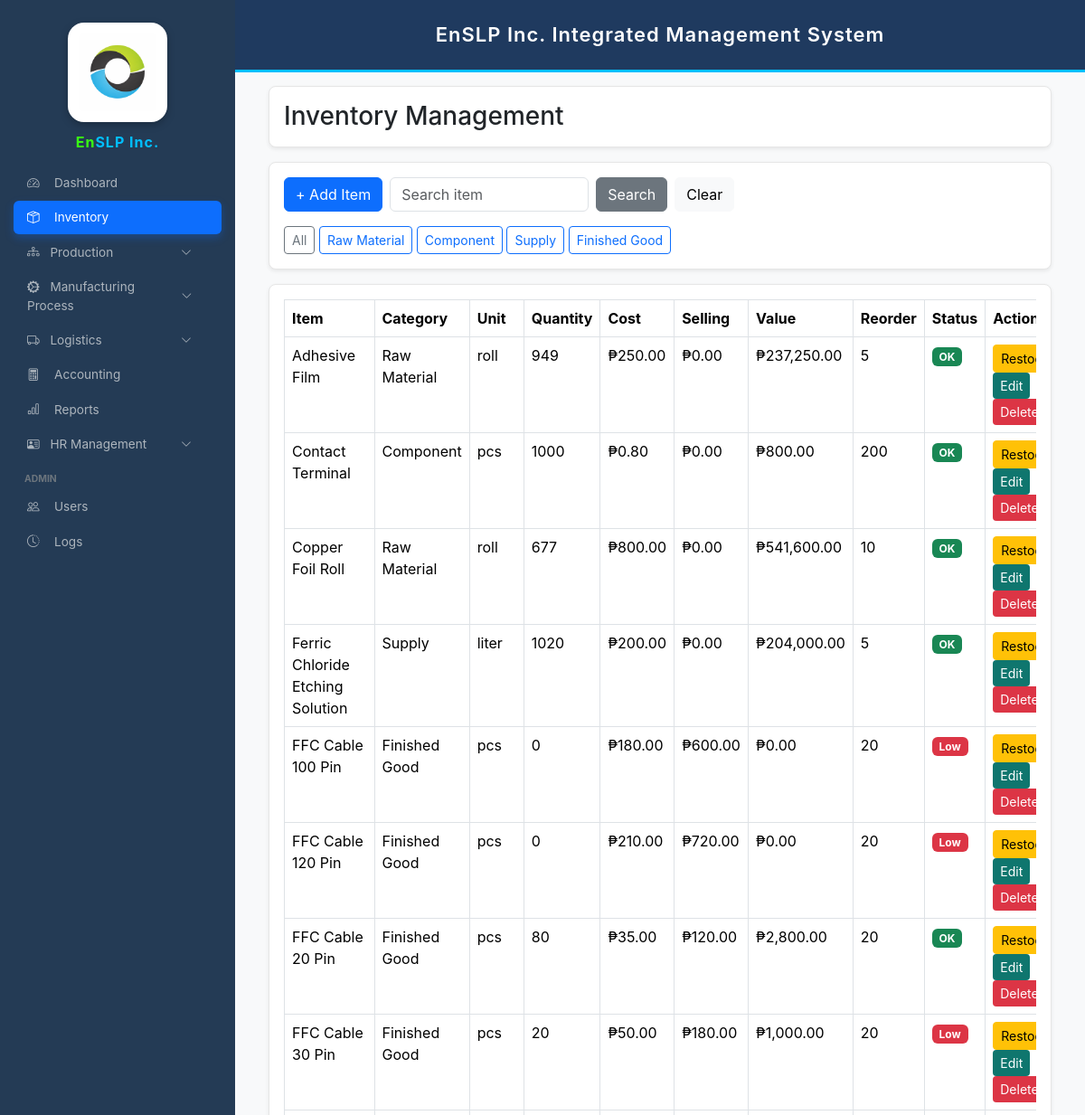
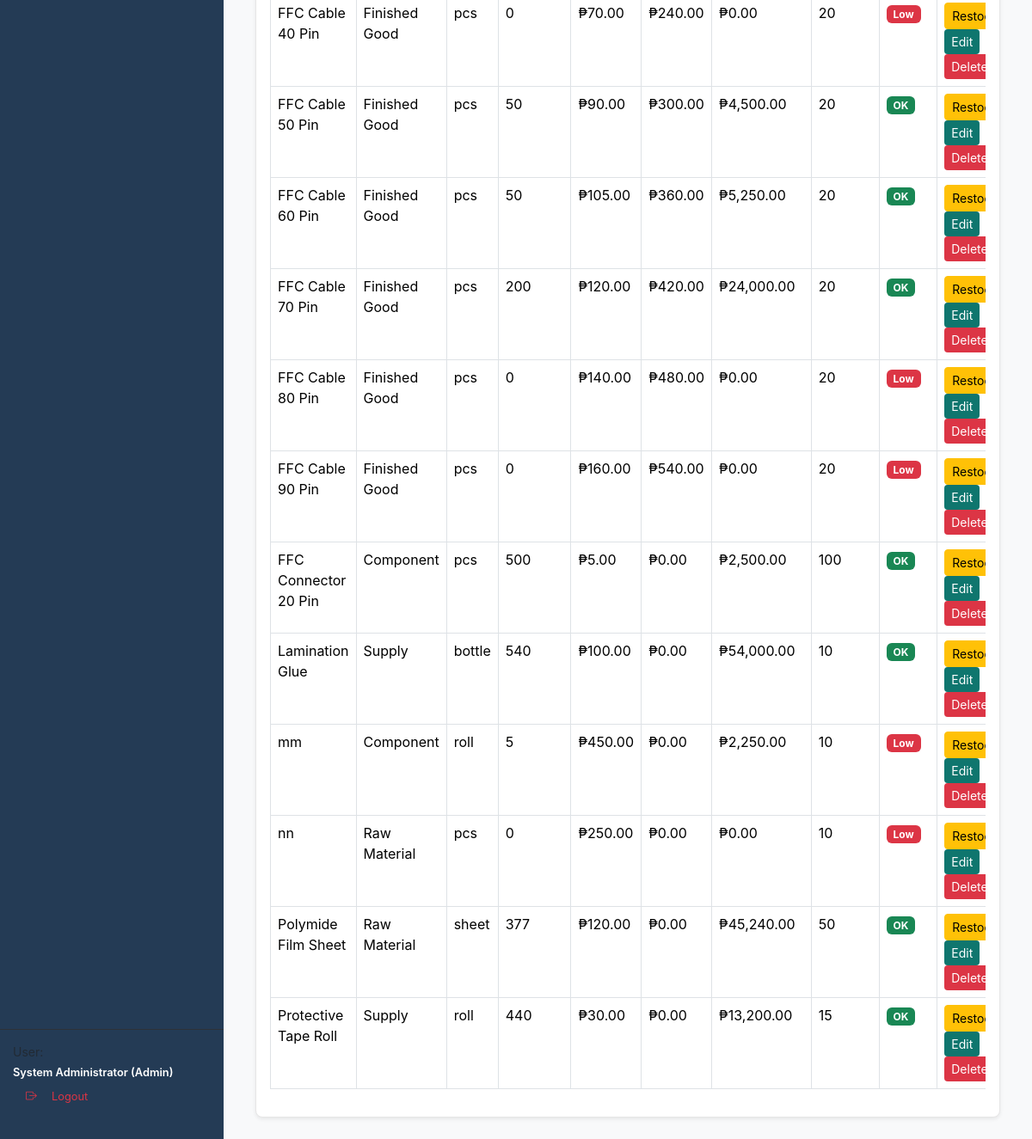
Page /inventory.php (signed in) on the committed database (2 pictures, top to bottom).
### tables this page shows
CREATE TABLE `inventory_items` (
  `id` int(11) NOT NULL,
  `item_code` varchar(50) DEFAULT NULL,
  `item_name` varchar(150) NOT NULL,
  `category` varchar(50) DEFAULT NULL,
  `unit` varchar(30) DEFAULT 'pcs',
  `quantity` int(11) NOT NULL DEFAULT 0,
  `reorder_level` int(11) NOT NULL DEFAULT 0,
  `created_at` datetime NOT NULL DEFAULT current_timestamp(),
  `cost` decimal(10,2) DEFAULT NULL,
  `selling_price` decimal(10,2) DEFAULT 0.00,
  `status` varchar(20) DEFAULT 'active',
  `value` decimal(10,2) DEFAULT 0.00
);

### inventory.php (the view, shortened to what this page needs)
<?php
require_once 'config.php';
$q = trim($_GET['q'] ?? '');
$category = $_GET['category'] ?? '';
if($q!=""){
    $stmt=$conn->prepare("SELECT * FROM inventory_items WHERE item_name LIKE ? AND status='active'");
    $stmt->execute(["%$q%"]);
}elseif($category!=""){
    $stmt=$conn->prepare("SELECT * FROM inventory_items WHERE category=? AND status='active'");
    $stmt->execute([$category]);
}else{
    $stmt=$conn->query("SELECT * FROM inventory_items WHERE status='active' ORDER BY item_name ASC");
}
$items=$stmt->fetchAll(PDO::FETCH_ASSOC);
?>
<!DOCTYPE html>
<html>
<head>
<link href="https://cdn.jsdelivr.net/npm/bootstrap@5.3.3/dist/css/bootstrap.min.css" rel="stylesheet">
</head>
<body>
<?php include 'sidebar.php'; ?>
<?php include 'header.php'; ?>
<div class="main-content">
<div class="container-fluid">
<div class="card shadow-sm mb-3">
<div class="card-body">
<h3 class="mb-0">Inventory Management</h3>
</div>
</div>
<div class="card shadow-sm mb-3">
<div class="card-body">
<form method="GET" class="d-flex align-items-center flex-wrap gap-2">
<div class="d-flex align-items-center gap-2 flex-wrap">
    <?php if(strtolower($_SESSION['role']) != 'engineer'): ?>
<button type="button" class="btn btn-primary" data-bs-toggle="modal" data-bs-target="#addModal">
    + Add Item
</button>
<?php endif; ?>
    <input
    type="text"
    name="q"
    value="<?=htmlspecialchars($q)?>"
    class="form-control"
    placeholder="Search item"
    style="width:220px"
    >
    <button class="btn btn-secondary">Search</button>
    <a href="inventory.php" class="btn btn-light">Clear</a>
</div>
</form>
<div class="mt-3">
<a href="inventory.php" class="btn btn-outline-secondary btn-sm">All</a>
<a href="inventory.php?category=Raw Material" class="btn btn-outline-primary btn-sm">Raw Material</a>
<a href="inventory.php?category=Component" class="btn btn-outline-primary btn-sm">Component</a>
<a href="inventory.php?category=Supply" class="btn btn-outline-primary btn-sm">Supply</a>
<a href="inventory.php?category=Finished Good" class="btn btn-outline-primary btn-sm">Finished Good</a>
</div>
</div>
</div>
<div class="card shadow-sm">
<div class="card-body">
<div class="table-responsive">
<table class="table table-bordered table-hover">
<thead>
<tr>
<th>Item</th>
<th>Category</th>
<th>Unit</th>
<th>Quantity</th>
<th>Cost</th>
<th>Selling</th>
<th>Value</th>
<th>Reorder</th>
<th>Status</th>
<th width="220">Action</th>
</tr>
</thead>
<tbody>
<?php foreach($items as $it){
$cost = (float)($it['cost'] ?? 0);
$qty = (int)($it['quantity'] ?? 0);
$value = $cost * $qty;
$low = ($qty <= (int)$it['reorder_level']);
?>
<tr>
<td><?=$it['item_name']?></td>
<td><?=$it['category']?></td>
<td><?=$it['unit']?></td>
<td><?=$it['quantity']?></td>
<td>₱<?=number_format((float)($it['cost'] ?? 0),2)?></td>
<td>₱<?=number_format((float)($it['selling_price'] ?? 0),2)?></td>
<td>₱<?=number_format((float)$value,2)?></td>
<td><?=$it['reorder_level']?></td>
<td>
<?php if($low){ ?>
<span class="badge bg-danger">Low</span>
<?php } else { ?>
<span class="badge bg-success">OK</span>
<?php } ?>
</td>
<td>
<?php if(strtolower($_SESSION['role']) != 'engineer'): ?>
<button class="btn btn-warning btn-sm"
data-bs-toggle="modal"
data-bs-target="#restockModal"
data-id="<?=$it['id']?>"
data-name="<?=$it['item_name']?>"
>
Restock
</button>
<button
class="btn btn-edit btn-sm"
data-bs-toggle="modal"
data-bs-target="#editModal"
data-id="<?=$it['id']?>"
data-name="<?=$it['item_name']?>"
data-category="<?=$it['category']?>"
data-unit="<?=$it['unit']?>"
data-qty="<?=$it['quantity']?>"
data-cost="<?=$it['cost']?>"
data-sell="<?=$it['selling_price']?>"
data-reorder="<?=$it['reorder_level']?>"
>
Edit
</button>
<form method="POST" style="display:inline;">
<button type="submit" name="delete_item" class="btn btn-delete btn-sm"
onclick="return confirm('Delete this item?')">
Delete
</button>
</form>
<?php else: ?>
<span class="badge bg-secondary">View Only</span>
<?php endif; ?>
</td>
</tr>
<?php } ?>
</tbody>
</table>
</div>
</div>
</div>
</div>
</div>
</body>
</html>

### inventory.php (style rules this page uses)
body { background:#f4f6f9; font-family:Arial; }
.main-content { margin-left:260px; padding:25px; margin-top:70px; }
.card { border-radius:8px; border:1px solid #e6e6e6; }
.table thead { background:#f8f9fa; }
.btn-edit { background:#0f766e; color:white; border:none; }
.btn-delete { background:#dc3545; color:white; border:none; }

### sidebar.php (style rules this page uses)
:root { --sb-width:260px; --primary-blue:#0d6efd; --sidebar-bg:#243b55; }
body { font-family:'Inter',sans-serif!important; margin:0!important; background:#f8f9fa; }

### rows in the picture
inventory_items: item_name "Adhesive Film", category "Raw Material", unit "roll", quantity "949", cost "250.00", selling_price "0.00", value "237,250.00", reorder_level "5", shows "OK"
inventory_items: item_name "Contact Terminal", category "Component", unit "pcs", quantity "1000", cost "0.80", selling_price "0.00", value "800.00", reorder_level "200", shows "OK"
inventory_items: item_name "Copper Foil Roll", category "Raw Material", unit "roll", quantity "677", cost "800.00", selling_price "0.00", value "541,600.00", reorder_level "10", shows "OK"
inventory_items: item_name "Ferric Chloride Etching Solution", category "Supply", unit "liter", quantity "1020", cost "200.00", selling_price "0.00", value "204,000.00", reorder_level "5", shows "OK"
inventory_items: item_name "FFC Cable 100 Pin", category "Finished Good", unit "pcs", quantity "0", cost "180.00", selling_price "600.00", value "0.00", reorder_level "20", shows "Low"
inventory_items: item_name "FFC Cable 120 Pin", category "Finished Good", unit "pcs", quantity "0", cost "210.00", selling_price "720.00", value "0.00", reorder_level "20", shows "Low"
inventory_items: item_name "FFC Cable 20 Pin", category "Finished Good", unit "pcs", quantity "80", cost "35.00", selling_price "120.00", value "2,800.00", reorder_level "20", shows "OK"
inventory_items: item_name "FFC Cable 30 Pin", category "Finished Good", unit "pcs", quantity "20", cost "50.00", selling_price "180.00", value "1,000.00", reorder_level "20", shows "Low"
inventory_items: item_name "FFC Cable 40 Pin", category "Finished Good", unit "pcs", quantity "0", cost "70.00", selling_price "240.00", value "0.00", reorder_level "20", shows "Low"
inventory_items: item_name "FFC Cable 50 Pin", category "Finished Good", unit "pcs", quantity "50", cost "90.00", selling_price "300.00", value "4,500.00", reorder_level "20", shows "OK"
inventory_items: item_name "FFC Cable 60 Pin", category "Finished Good", unit "pcs", quantity "50", cost "105.00", selling_price "360.00", value "5,250.00", reorder_level "20", shows "OK"
inventory_items: item_name "FFC Cable 70 Pin", category "Finished Good", unit "pcs", quantity "200", cost "120.00", selling_price "420.00", value "24,000.00", reorder_level "20", shows "OK"
inventory_items: item_name "FFC Cable 80 Pin", category "Finished Good", unit "pcs", quantity "0", cost "140.00", selling_price "480.00", value "0.00", reorder_level "20", shows "Low"
inventory_items: item_name "FFC Cable 90 Pin", category "Finished Good", unit "pcs", quantity "0", cost "160.00", selling_price "540.00", value "0.00", reorder_level "20", shows "Low"
inventory_items: item_name "FFC Connector 20 Pin", category "Component", unit "pcs", quantity "500", cost "5.00", selling_price "0.00", value "2,500.00", reorder_level "100", shows "OK"
inventory_items: item_name "Lamination Glue", category "Supply", unit "bottle", quantity "540", cost "100.00", selling_price "0.00", value "54,000.00", reorder_level "10", shows "OK"
inventory_items: item_name "mm", category "Component", unit "roll", quantity "5", cost "450.00", selling_price "0.00", value "2,250.00", reorder_level "10", shows "Low"
inventory_items: item_name "nn", category "Raw Material", unit "pcs", quantity "0", cost "250.00", selling_price "0.00", value "0.00", reorder_level "10", shows "Low"
inventory_items: item_name "Polymide Film Sheet", category "Raw Material", unit "sheet", quantity "377", cost "120.00", selling_price "0.00", value "45,240.00", reorder_level "50", shows "OK"
inventory_items: item_name "Protective Tape Roll", category "Supply", unit "roll", quantity "440", cost "30.00", selling_price "0.00", value "13,200.00", reorder_level "15", shows "OK"
